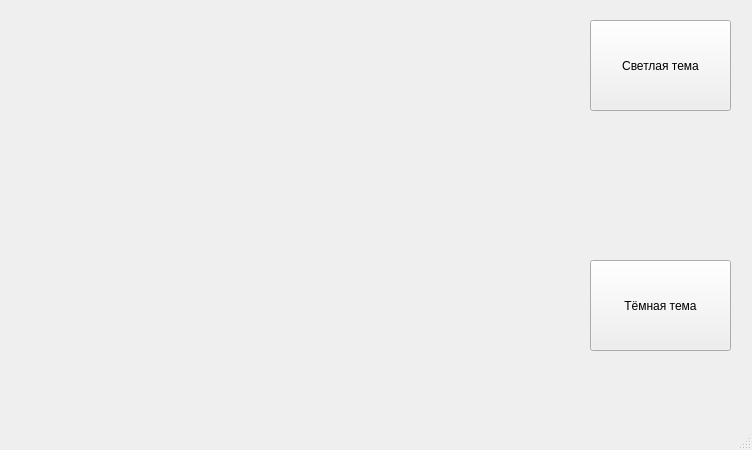
<?xml version="1.0" encoding="UTF-8"?>
<ui version="4.0">
 <class>MainWindow</class>
 <widget class="QMainWindow" name="MainWindow">
  <property name="geometry">
   <rect>
    <x>0</x>
    <y>0</y>
    <width>752</width>
    <height>450</height>
   </rect>
  </property>
  <property name="windowTitle">
   <string>MainWindow</string>
  </property>
  <widget class="QWidget" name="centralwidget">
   <widget class="QLabel" name="image">
    <property name="geometry">
     <rect>
      <x>20</x>
      <y>10</y>
      <width>550</width>
      <height>400</height>
     </rect>
    </property>
    <property name="text">
     <string/>
    </property>
   </widget>
   <widget class="QPushButton" name="light">
    <property name="geometry">
     <rect>
      <x>590</x>
      <y>20</y>
      <width>141</width>
      <height>91</height>
     </rect>
    </property>
    <property name="text">
     <string>Светлая тема</string>
    </property>
   </widget>
   <widget class="QPushButton" name="night">
    <property name="geometry">
     <rect>
      <x>590</x>
      <y>260</y>
      <width>141</width>
      <height>91</height>
     </rect>
    </property>
    <property name="text">
     <string>Тёмная тема</string>
    </property>
   </widget>
  </widget>
  <widget class="QMenuBar" name="menubar">
   <property name="geometry">
    <rect>
     <x>0</x>
     <y>0</y>
     <width>752</width>
     <height>19</height>
    </rect>
   </property>
  </widget>
  <widget class="QStatusBar" name="statusbar"/>
 </widget>
 <resources/>
 <connections/>
</ui>
